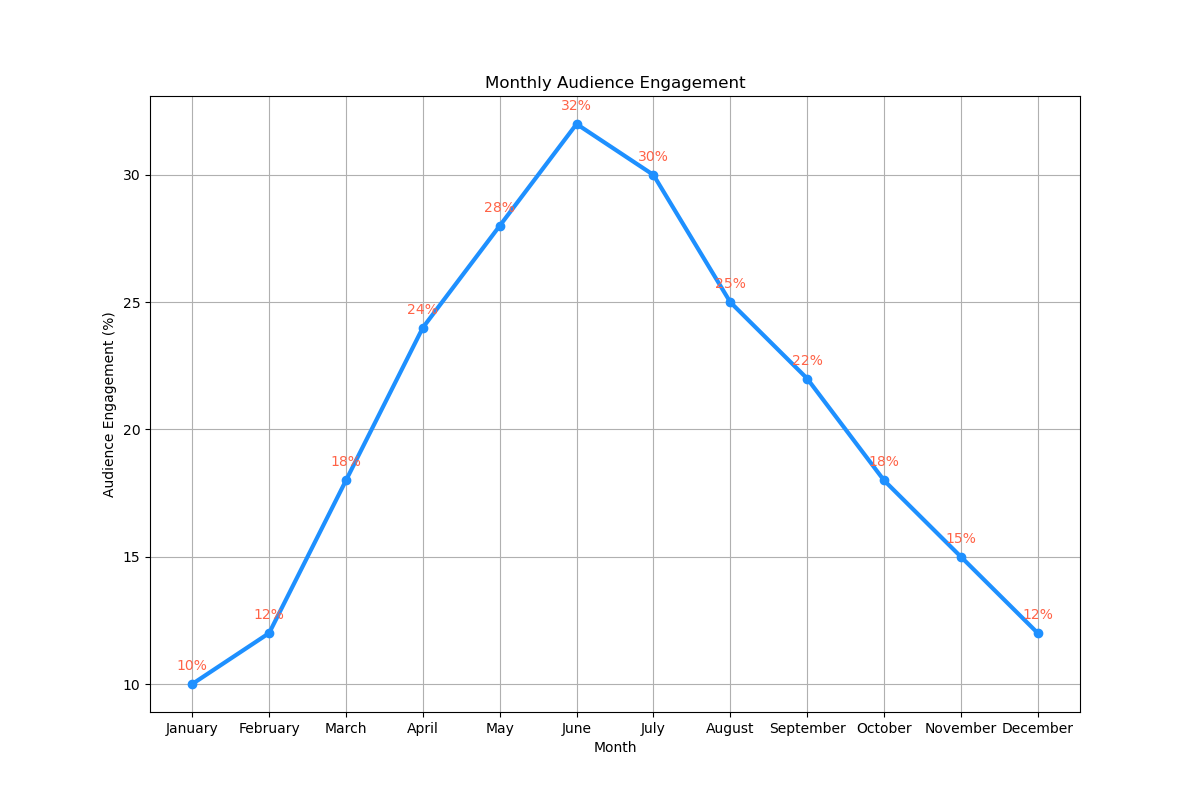

Recreate this plot in Python.

import matplotlib.pyplot as plt

# Data
months = [
    "January", "February", "March", "April", "May", "June",
    "July", "August", "September", "October", "November", "December"
]
audience_engagement = [
    10, 12, 18, 24, 28, 32, 30, 25, 22, 18, 15, 12
]

# Create the plot
plt.figure(figsize=(12, 8))  # Change the size of the chart
plt.plot(months, audience_engagement, marker='o', color="#1E90FF", linewidth=3)  # Change color and add markers

# Annotations
for i, engagement in enumerate(audience_engagement):
    plt.annotate(f"{engagement}%", (months[i], engagement), textcoords="offset points", xytext=(0, 10),
                 ha='center', color="#FF6347")

# Improve the visual appeal with labels, title, and grid
plt.xlabel('Month')
plt.ylabel('Audience Engagement (%)')
plt.title('Monthly Audience Engagement')
plt.grid(True)

# Show the plot
plt.show()
